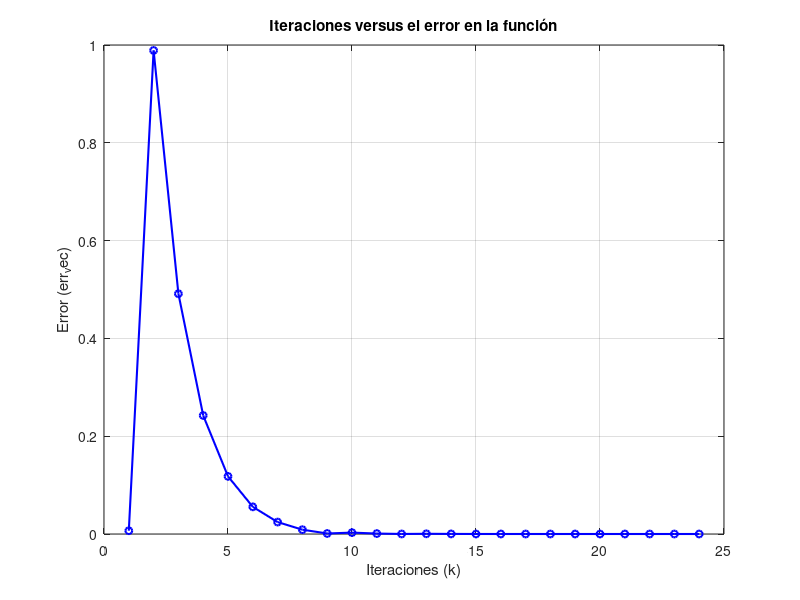
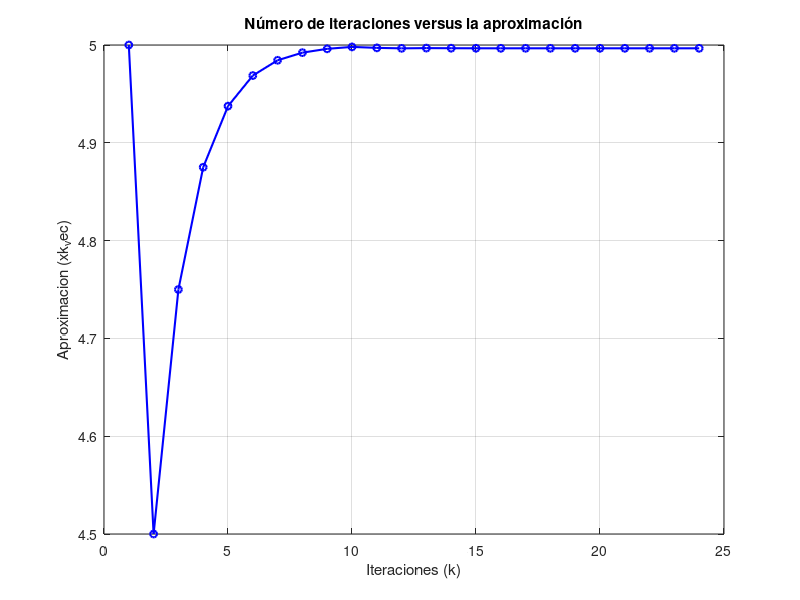

Source code (MATLAB) for these figures, in order:



function pregunta_3()
  clc; clear; close all

  % Parametros para llamar a la funcion biseccion
  f = @(x) e^x - 2 * x - 10;    % Funcion
  a = -6;                       % Intervalo
  b = -4;                       % Intervalo
  tol = 10e-8;                  % Error
  maxIter = 1000;               % Maximo de iteraciones

  % LLamada a la funcion biseccion
  [xk, k, errk] = biseccion(f, a, b, tol, maxIter)

end


function [xk k errk]=biseccion(f, a, b, tol, maxIter)

  % Obtiene la raiz de la función f en un rango [a, b]
  % por medio del metodo de la bisección
  %
  % Parametros:
  %   f        función
  %   a        limite izquierdo del rango
  %   b        limite derecho del rango
  %   tol      error máximo permitido
  %   max_iter máximo de iteraciones permitidas
  %
  % Retorna:
  %   xk     aproximación final
  %   k      cantidad de iteraciones
  %   errk   error de la función   

  % Funcion punto medio
  f_prom = @(a, b) (a + b) / 2;

  % Vectores para informacion de graficas
  err_vec = [];
  xk_vec = [];

  % Iterar la aproximación
  for k=1:maxIter
    % Calcular el punto medio entre a y b además de su valor en la funcion.
    xk = f_prom(a, b);
    fxk = f(xk);
    errk = fxk;

    % Guardar informacion para graficas
    err_vec(end + 1) = fxk;
    xk_vec(end + 1) = xk;

    % Verificar si se llego al error
    if (abs(fxk) < tol)
      break
    endif

    % Verificar teorema de Bolzano
    fa = f(a);
    if (fa * fxk) < 0
      b = xk;
    else
      a = xk;
    endif

  endfor

  % Graficas con la informacion obtenida
  figure;
  plot(1:k, abs(err_vec), 'b-o', 'LineWidth', 1.5, 'MarkerSize', 5);
  title('Iteraciones versus el error en la función');
  xlabel('Iteraciones (k)');
  ylabel('Error (err_vec)');
  grid on;

  figure;
  plot(1:k, abs(xk_vec), 'b-o', 'LineWidth', 1.5, 'MarkerSize', 5);
  title('Número de iteraciones versus la aproximación');
  xlabel('Iteraciones (k)');
  ylabel('Aproximacion (xk_vec)');
  grid on;

end



